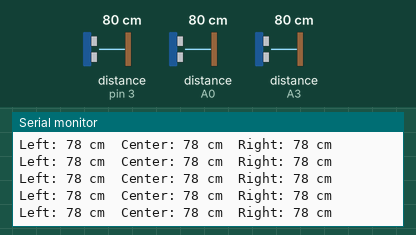
Recording of a sketch running on a simulated Arduino Uno, built with avr-gcc and run on an emulated ATmega328P. Parts: the last lines printed to the serial monitor. Wiring (inferred from the names in the program): 3 × ultrasonic range finder: trigger pin 2, echo pin 3 / trigger A1, echo A0 / trigger A2, echo A3. The test bench sets the inputs (shaded band); at power-on: distance to the obstacle (sensors on pin 3, A0, A3) 80 cm. The echo pulse lasts 58.3 µs per cm.

Above: at 1.2 s.
1.3 s: distance to the obstacle (sensor on pin 3) set to 2 cm
At 1.41 s:
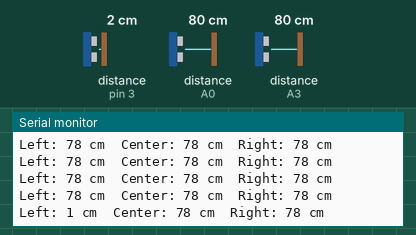
4.3 s: distance to the obstacle (sensor on A0) set to 2 cm
At 4.33 s:
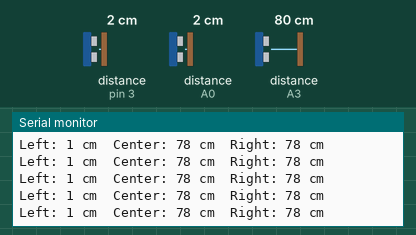
7.3 s: distance to the obstacle (sensor on A3) set to 2 cm
At 8.4 s:
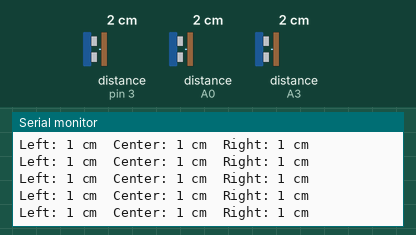
10.3 s: distance to the obstacle (sensor on pin 3) set to 120 cm
At 10.46 s:
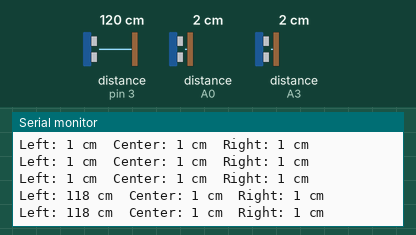
13.3 s: distance to the obstacle (sensor on A0) set to 18 cm
At 13.3 s:
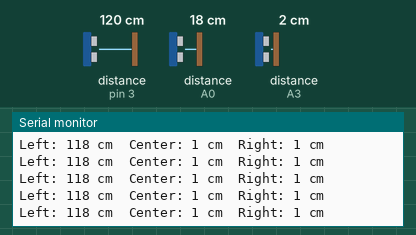
16.3 s: distance to the obstacle (sensor on A3) set to 18 cm
At 16.33 s:
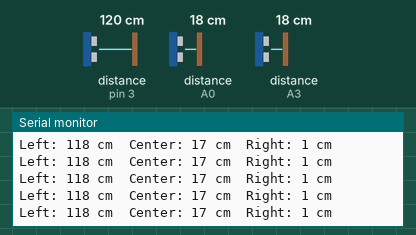
Timing chart, 0 to 19.3 s (numbered marks = the images above; inputs shaded):
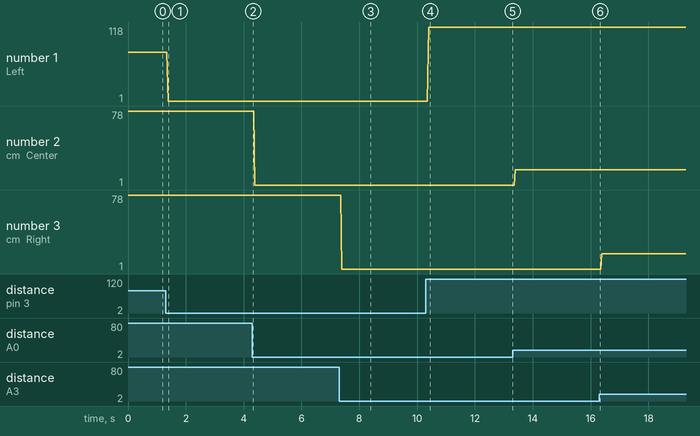

Measured:
- after the input at 1.3 s, the serial monitor: prints a new line after 0.09 s (image 1)
- after the input at 7.3 s, the serial monitor: prints a new line after 0.09 s (image 3)
- after the input at 10.3 s, the serial monitor: prints a new line after 0.10 s (image 4)
- plotted number 1: 78 → 1 after the input at 1.3 s, 1 → 118 after the input at 10.3 s
- plotted number 2: 1 → 17 after the input at 13.3 s

The sketch:

UltraSonicSensorsTest.ino
```cpp
const int trigLeft = 2; const int echoLeft = 3;
const int trigRight = A2; const int echoRight = A3;
const int trigCenter = A1; const int echoCenter = A0;

void setup() {
  Serial.begin(9600);
  pinMode(trigLeft, OUTPUT); pinMode(echoLeft, INPUT);
  pinMode(trigRight, OUTPUT); pinMode(echoRight, INPUT);
  pinMode(trigCenter, OUTPUT); pinMode(echoCenter, INPUT);
}

int readUltrasonic(int trigPin, int echoPin) {
  digitalWrite(trigPin, LOW); delayMicroseconds(20);
  digitalWrite(trigPin, HIGH); delayMicroseconds(100);
  digitalWrite(trigPin, LOW);
  long duration = pulseIn(echoPin, HIGH);
  return duration * 0.034 / 2;
}

void loop() {
  int distLeft = readUltrasonic(trigLeft, echoLeft);
  int distCenter = readUltrasonic(trigCenter, echoCenter);
  int distRight = readUltrasonic(trigRight, echoRight);
  Serial.print("Left: "); Serial.print(distLeft); Serial.print(" cm\t");
  Serial.print("Center: "); Serial.print(distCenter); Serial.print(" cm\t");
  Serial.print("Right: "); Serial.print(distRight); Serial.println(" cm");
}
```
